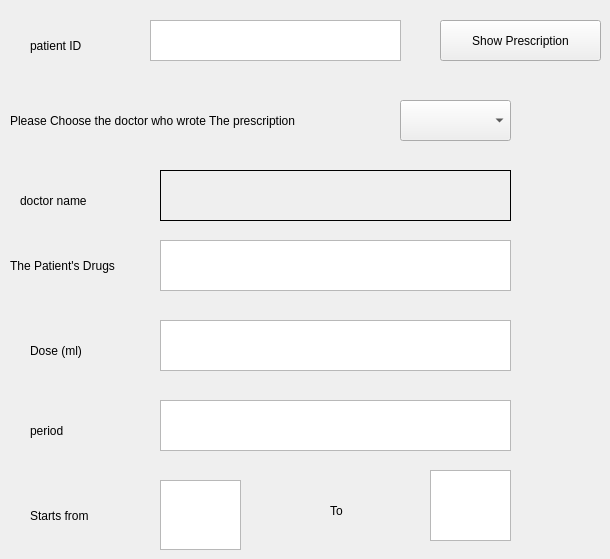
      <widget class="QWidget" name="patpres">
       <attribute name="title">
        <string>prescription</string>
       </attribute>
       <widget class="QLabel" name="label_15">
        <property name="geometry">
         <rect>
          <x>10</x>
          <y>250</y>
          <width>141</width>
          <height>31</height>
         </rect>
        </property>
        <property name="text">
         <string>The Patient's Drugs</string>
        </property>
       </widget>
       <widget class="QLabel" name="label_16">
        <property name="geometry">
         <rect>
          <x>30</x>
          <y>420</y>
          <width>61</width>
          <height>21</height>
         </rect>
        </property>
        <property name="text">
         <string>period</string>
        </property>
       </widget>
       <widget class="QLabel" name="label_17">
        <property name="geometry">
         <rect>
          <x>30</x>
          <y>340</y>
          <width>71</width>
          <height>21</height>
         </rect>
        </property>
        <property name="text">
         <string>Dose (ml)</string>
        </property>
       </widget>
       <widget class="QTextEdit" name="drug">
        <property name="geometry">
         <rect>
          <x>160</x>
          <y>240</y>
          <width>351</width>
          <height>51</height>
         </rect>
        </property>
       </widget>
       <widget class="QTextEdit" name="dose">
        <property name="geometry">
         <rect>
          <x>160</x>
          <y>320</y>
          <width>351</width>
          <height>51</height>
         </rect>
        </property>
       </widget>
       <widget class="QTextEdit" name="period">
        <property name="geometry">
         <rect>
          <x>160</x>
          <y>400</y>
          <width>351</width>
          <height>51</height>
         </rect>
        </property>
       </widget>
       <widget class="QTextEdit" name="drugfrom">
        <property name="geometry">
         <rect>
          <x>160</x>
          <y>480</y>
          <width>81</width>
          <height>70</height>
         </rect>
        </property>
       </widget>
       <widget class="QTextEdit" name="drugto">
        <property name="geometry">
         <rect>
          <x>430</x>
          <y>470</y>
          <width>81</width>
          <height>71</height>
         </rect>
        </property>
        <property name="html">
         <string>&lt;!DOCTYPE HTML PUBLIC &quot;-//W3C//DTD HTML 4.0//EN&quot; &quot;http://www.w3.org/TR/REC-html40/strict.dtd&quot;&gt;
&lt;html&gt;&lt;head&gt;&lt;meta name=&quot;qrichtext&quot; content=&quot;1&quot; /&gt;&lt;style type=&quot;text/css&quot;&gt;
p, li { white-space: pre-wrap; }
&lt;/style&gt;&lt;/head&gt;&lt;body style=&quot; font-family:'Ubuntu'; font-size:11pt; font-weight:400; font-style:normal;&quot;&gt;
&lt;p style=&quot;-qt-paragraph-type:empty; margin-top:0px; margin-bottom:0px; margin-left:0px; margin-right:0px; -qt-block-indent:0; text-indent:0px;&quot;&gt;&lt;br /&gt;&lt;/p&gt;&lt;/body&gt;&lt;/html&gt;</string>
        </property>
       </widget>
       <widget class="QLabel" name="label_19">
        <property name="geometry">
         <rect>
          <x>30</x>
          <y>500</y>
          <width>91</width>
          <height>31</height>
         </rect>
        </property>
        <property name="text">
         <string>Starts from</string>
        </property>
       </widget>
       <widget class="QLabel" name="label_20">
        <property name="geometry">
         <rect>
          <x>330</x>
          <y>500</y>
          <width>31</width>
          <height>21</height>
         </rect>
        </property>
        <property name="text">
         <string>To</string>
        </property>
       </widget>
       <widget class="QLabel" name="label_24">
        <property name="geometry">
         <rect>
          <x>10</x>
          <y>110</y>
          <width>371</width>
          <height>21</height>
         </rect>
        </property>
        <property name="text">
         <string>Please Choose the doctor who wrote The prescription</string>
        </property>
       </widget>
       <widget class="QPushButton" name="shopresc">
        <property name="geometry">
         <rect>
          <x>440</x>
          <y>20</y>
          <width>161</width>
          <height>41</height>
         </rect>
        </property>
        <property name="text">
         <string>Show Prescription</string>
        </property>
       </widget>
       <widget class="QLabel" name="label_33">
        <property name="geometry">
         <rect>
          <x>30</x>
          <y>30</y>
          <width>71</width>
          <height>31</height>
         </rect>
        </property>
        <property name="text">
         <string>patient ID</string>
        </property>
       </widget>
       <widget class="QTextEdit" name="textEdit">
        <property name="geometry">
         <rect>
          <x>150</x>
          <y>20</y>
          <width>251</width>
          <height>41</height>
         </rect>
        </property>
       </widget>
       <widget class="QLabel" name="label_34">
        <property name="geometry">
         <rect>
          <x>20</x>
          <y>190</y>
          <width>91</width>
          <height>21</height>
         </rect>
        </property>
        <property name="text">
         <string>doctor name</string>
        </property>
       </widget>
       <widget class="QLabel" name="dr_name">
        <property name="geometry">
         <rect>
          <x>160</x>
          <y>170</y>
          <width>351</width>
          <height>51</height>
         </rect>
        </property>
        <property name="frameShape">
         <enum>QFrame::Box</enum>
        </property>
        <property name="text">
         <string/>
        </property>
       </widget>
       <widget class="QComboBox" name="dr_pres">
        <property name="geometry">
         <rect>
          <x>400</x>
          <y>100</y>
          <width>111</width>
          <height>41</height>
         </rect>
        </property>
       </widget>
      </widget>
